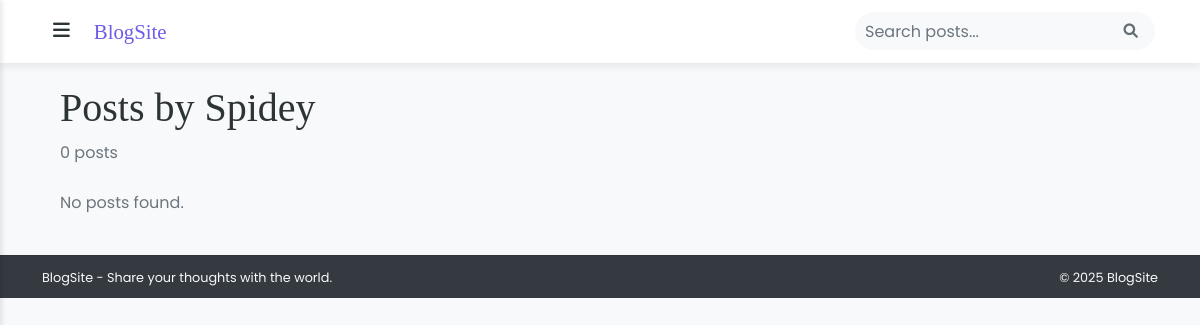
Before: /author/Spidey/ (signed in) with the older database file.
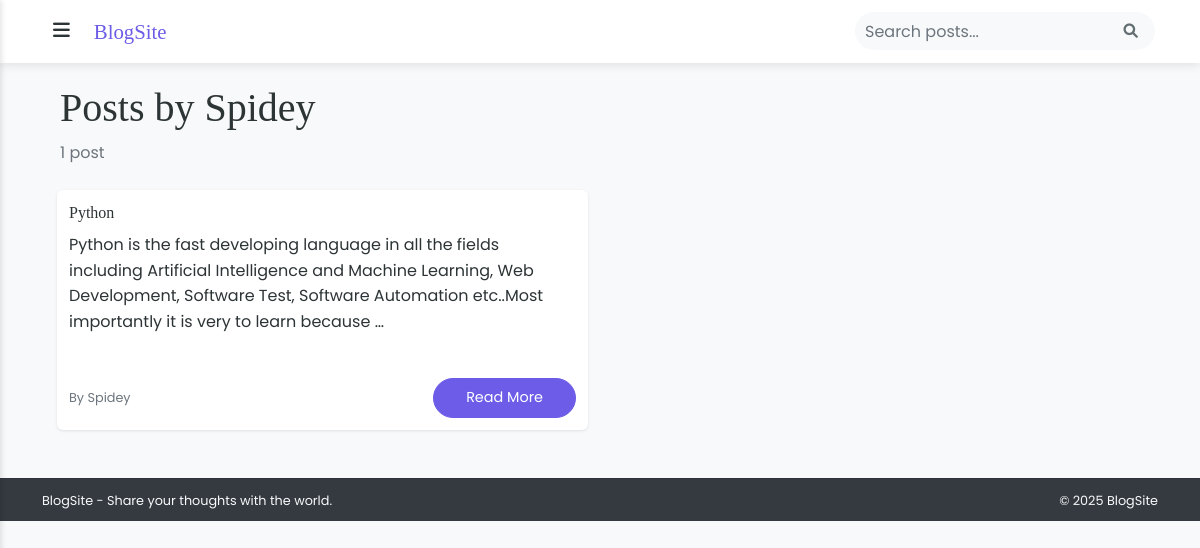
After: the same page with the newer database file.
### Home/models.py (models this page shows, shortened)
class Post(models.Model):
    title = models.CharField(max_length=200)
    slug = models.SlugField(unique=True, max_length=200)
    author = models.ForeignKey(get_user_model(), on_delete=models.CASCADE)
    content = models.TextField()
    image = models.ImageField(upload_to='blog_images/', blank=True, null=True)
    excerpt = models.TextField(max_length=200, blank=True)
    categories = models.ManyToManyField(Category, related_name='posts')
    created_at = models.DateTimeField(auto_now_add=True)
    updated_at = models.DateTimeField(auto_now=True)
    published_at = models.DateTimeField(default=timezone.now)
    is_published = models.BooleanField(default=False)
    views = models.PositiveIntegerField(default=0)
    class Meta:
        ordering = ['-published_at']

### Authenticate/models.py (models this page shows, shortened)
class CustomUser(AbstractUser):
    profile_image = models.ImageField(
        upload_to='profile_images/',
        null=True,
        blank=True,
        verbose_name='Profile Picture'
    )
    bio = models.TextField(max_length=500, blank=True)

### Home/views.py (the view)
# urls.py: path('author/<str:username>/', views.author_posts, name='author_posts'),
def author_posts(request, username):
    author = get_object_or_404(get_user_model(), username=username)
    posts = Post.objects.filter(author=author, is_published=True)
    paginator = Paginator(posts, 6)
    page_number = request.GET.get('page')
    page_obj = paginator.get_page(page_number)
    context = {
        'page_obj': page_obj,
        'author': author,
    }
    return render(request, 'home/author_posts.html', context)

### Home/templates/home/author_posts.html (shortened to what this page needs)
{% extends 'home/base.html' %}
{% load static %}
{% block content %}
<div class="container">
    <div class="author-header mb-4">
        <h1>Posts by {{ author.username }}</h1>
        <p class="text-muted">
            {{ page_obj.paginator.count }} post{{ page_obj.paginator.count|pluralize }}
        </p>
    </div>
    <div class="row">
        {% for post in page_obj %}
            <div class="col-md-6 mb-4">
                {% include 'home/includes/post_card.html' %}
            </div>
        {% empty %}
            <div class="col">
                <p class="text-muted">No posts found.</p>
            </div>
        {% endfor %}
    </div>
</div>
{% endblock %}

### Home/templates/home/includes/post_card.html (shortened to what this page needs)
<div class="card h-100">
    <div class="card-body d-flex flex-column">
        <h5 class="card-title">{{ post.title }}</h5>
        <p class="card-text">{{ post.content|safe|truncatewords_html:30 }}</p>
        <div class="mt-auto">
            <div class="d-flex justify-content-between align-items-center">
                <small class="text-muted">
                    By {{ post.author.username }}
                </small>
                <a href="{% url 'post_detail' post.slug %}" class="btn btn-primary btn-sm">Read More</a>
            </div>
        </div>
    </div>
</div>

Changed rows visible on the page:
added Post: title "Python", content "Python is the fast developing language in all the fields including Artificial Intelligence and Machine Learning, Web Development, Software Test, Software Automation etc..Most importantly it is very to learn because …", author.username "Spidey"
Other visible differences:
{{ page_obj.paginator.count }}: "0" → "1"
text no longer shown: "No posts found."
